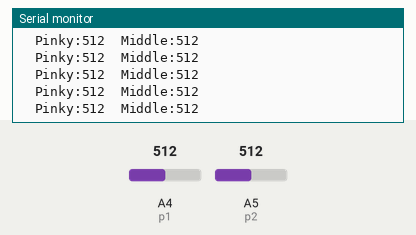
A sketch run on a simulated Arduino Uno, built with avr-gcc and run on an emulated ATmega328P. On the bench: the last lines printed to the serial monitor. The test bench sets the inputs (shaded band); at power-on: A5 (p2) = 512, A4 (p1) = 512.

Above: at 5.7 s.
5.8 s: A5 (p2) set to 989
At 6.8 s:
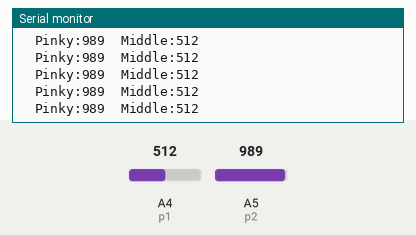
8.8 s: A5 (p2) set to 1011
At 9.3 s:
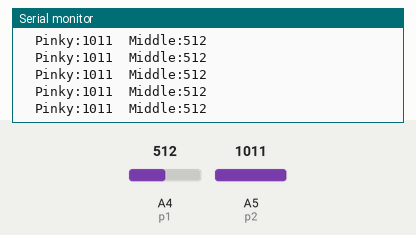
11.8 s: A4 (p1) set to 992
At 12.4 s:
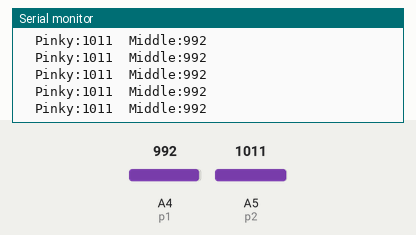
14.8 s: A4 (p1) set to 1009
At 15.5 s:
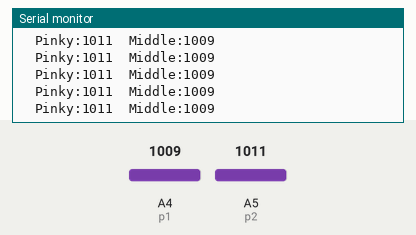
Timing chart, 0 to 17.3 s (numbered marks = the images above; inputs shaded):
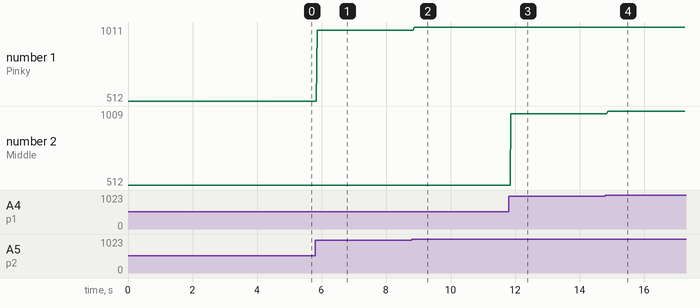

The sketch:

Sfair2.ino
```cpp
const int p1 = A4;
const int p2 = A5;

void setup(){
  Serial.begin(9600);
}

void loop(){
  int v1 = analogRead(p2);
  int v2 = analogRead(p1);
  Serial.print("  Pinky:");
  Serial.print(v1);
  Serial.print("  Middle:");
  Serial.print(v2);
  Serial.println(" ");

}
```

Measured:
- after the input at 5.8 s, the serial monitor: prints a new line after 0.07 s (image 1)
- after the input at 8.8 s, the serial monitor: prints a new line after 0.07 s (image 2)
- after the input at 11.8 s, the serial monitor: prints a new line after 0.07 s (image 3)
- after the input at 14.8 s, the serial monitor: prints a new line after 0.08 s (image 4)
- plotted number 1: 512 → 989 after the input at 5.8 s, 989 → 1011 after the input at 8.8 s
- plotted number 2: 512 → 992 after the input at 11.8 s, 992 → 1009 after the input at 14.8 s
